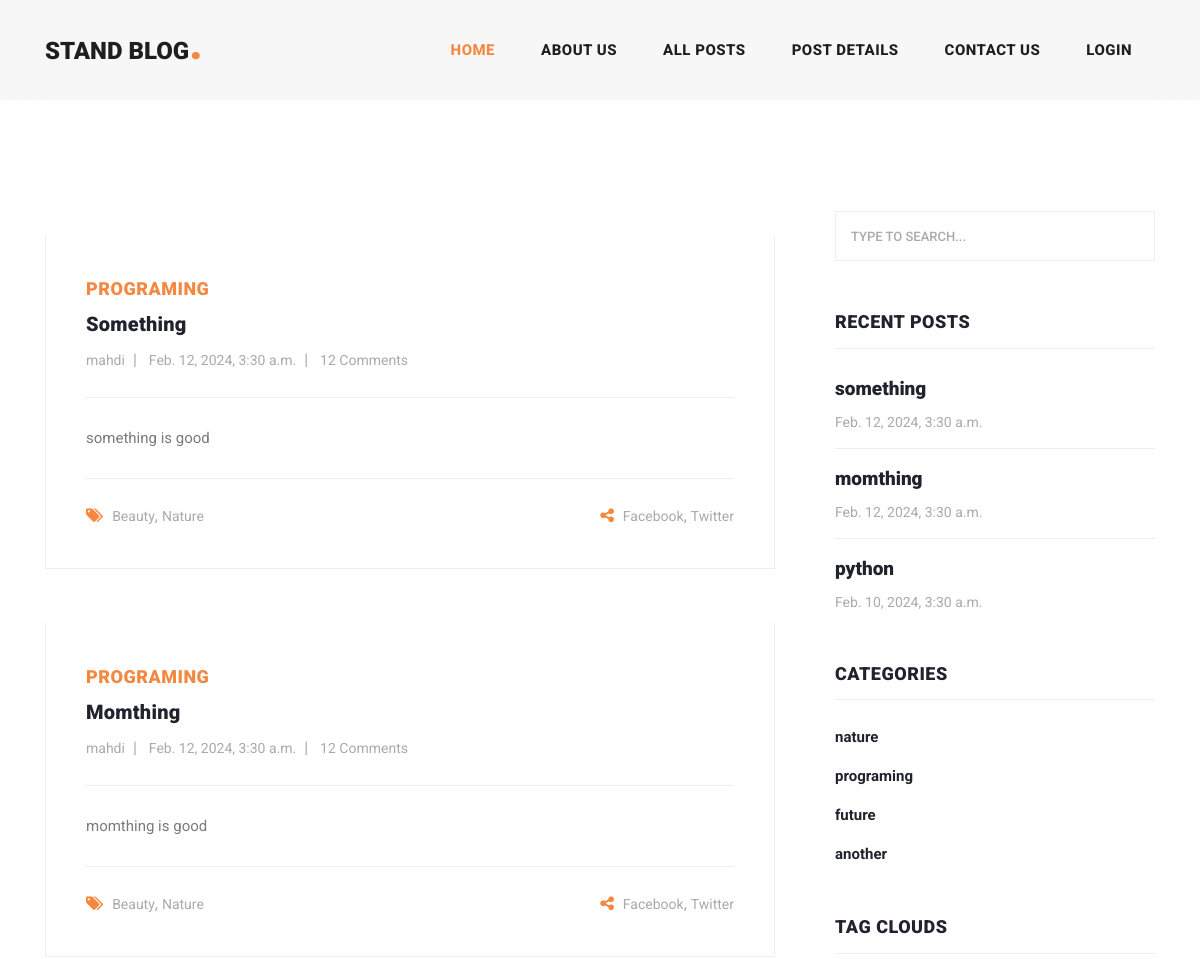
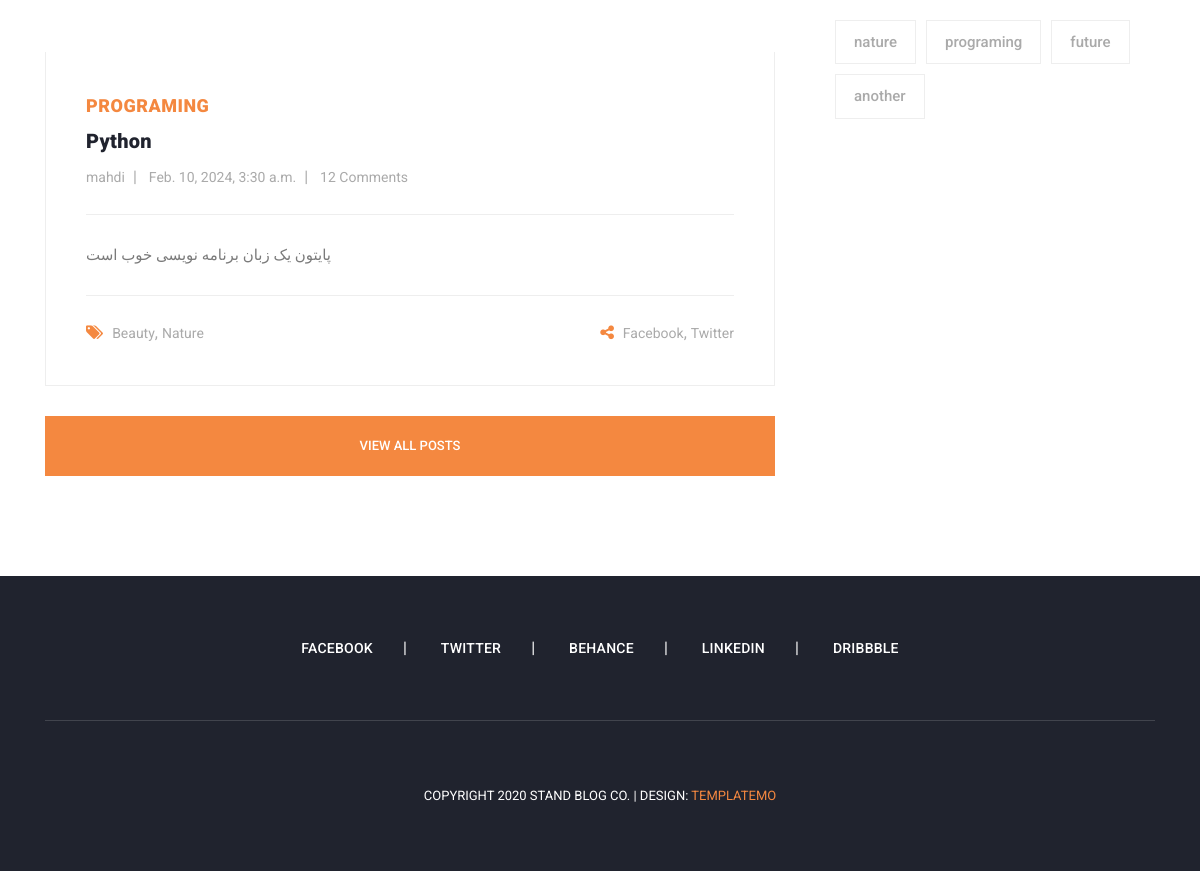
Before: / with the older database file (2 pictures, top to bottom).
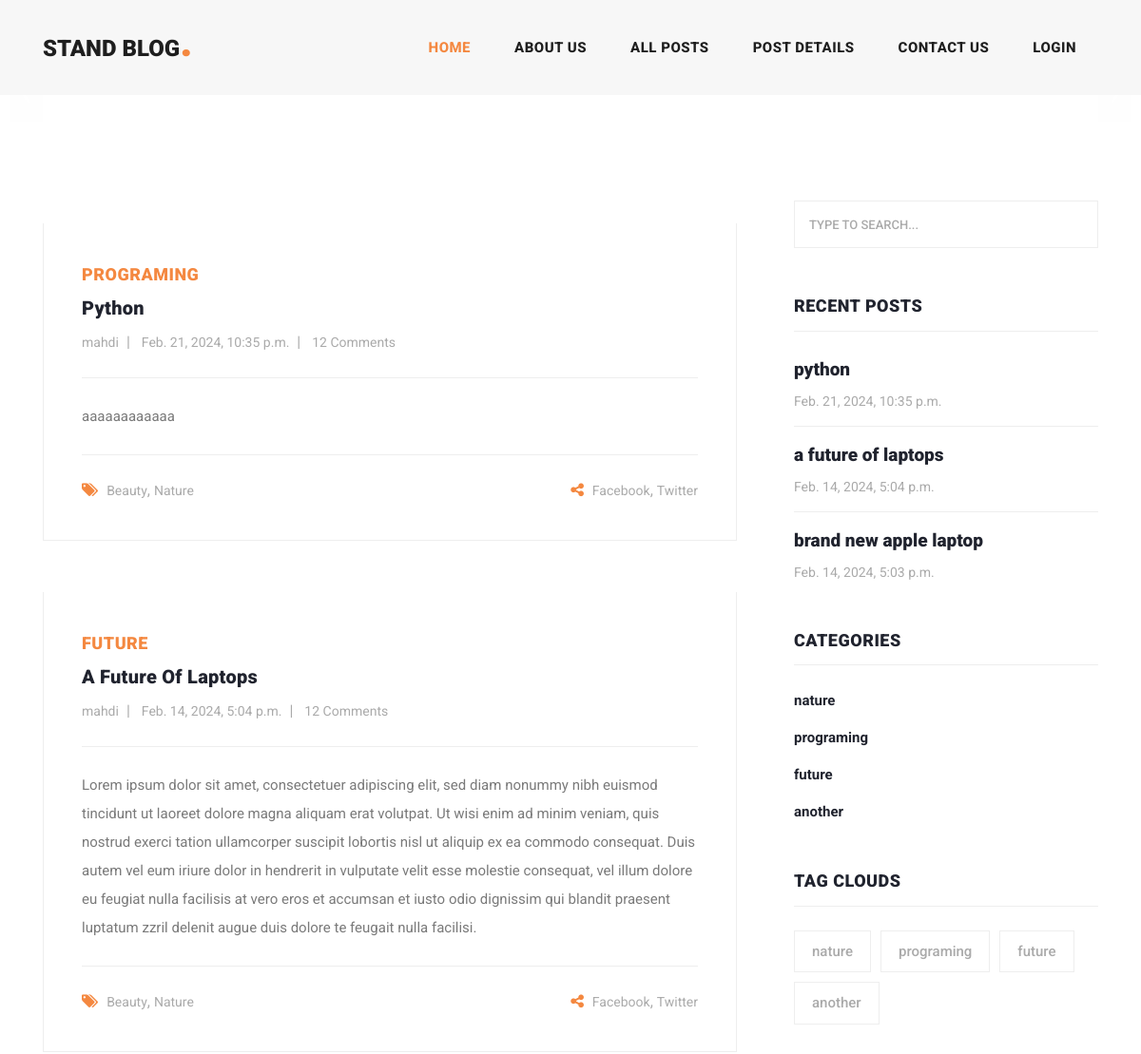
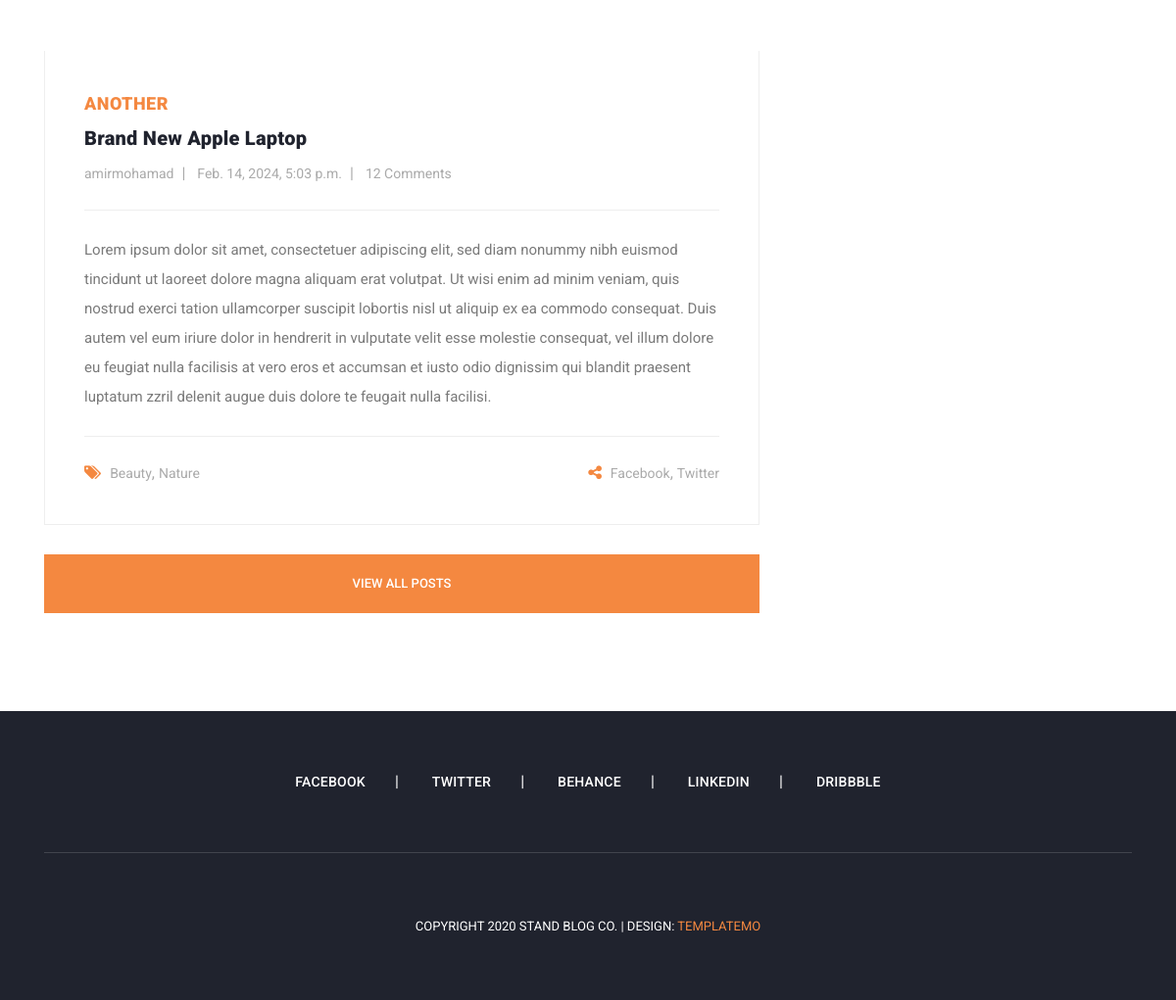
After: the same page with the newer database file (2 pictures, top to bottom).
### blog_app/models.py (models this page shows, shortened)
class Article(models.Model):
    title = models.CharField(max_length=50)
    content = models.TextField()
    pub_date = models.DateTimeField(auto_now_add=True)
    category = models.ManyToManyField(Category, related_name='article')
    writer = models.ForeignKey(User, on_delete=models.CASCADE)
    myfiles = models.BinaryField(null=True)
    objects = models.Manager()
    objects_manager = Article_objects()
    is_published = models.BooleanField(default=True)
    image = models.ImageField(upload_to='blog_images', null=True, blank=True)
    slug = models.SlugField(null=True, unique=True, blank=True)
    def get_absolute_url(self):
        return reverse('blog_app:details', kwargs={'slug': self.slug})
    class Meta:
        ordering = ['-pub_date']

class Category(models.Model):
    name = models.CharField(max_length=50)
    slug = models.SlugField()
    def __str__(self):
        return self.name
    def get_absolute_url(self):
        return reverse('blog_app:category_details', kwargs={'slug': self.slug})

### main_app/views.py (the view)
# urls.py: path('',views.index, name='index')
def index(request):
    articles = Article.objects.all()
    recent_articles = Article.objects.all().order_by('-pub_date')[:3]
    return render(request, 'main_app/index.html', context={'article': articles})

### context_processors/context_processors.py (called while the page is built)
def recent_posts(request):
    posts = Article.objects.order_by('-pub_date')[:3]
    return {'recent_art': posts}

def categories_list(request):
    categories = Category.objects.all()
    return {'categories': categories}

### main_app/templates/main_app/index.html (shortened to what this page needs)
{% extends 'base.html' %}
{% load static %}
{% block content %}
    {% include 'main_app/django_head_article_templates.html' %}
    <section class="blog-posts">
        <div class="container">
            <div class="row">
                <div class="col-lg-8">
                    <div class="all-blog-posts">
                        <div class="row">
                            {% for item in recent_art %}
                                <div class="col-lg-12">
                                    <div class="blog-post">
                                        <div class="blog-thumb">
                                        </div>
                                        <div class="down-content">
                                            <span>{{ item.category.first }}</span>
                                            <a href="{{ item.get_absolute_url }}"><h4>{{ item.title }}</h4></a>
                                            <ul class="post-info">
                                                <li><a href="#">{{ item.writer }}</a></li>
                                                <li><a href="#">{{ item.pub_date }}</a></li>
                                                <li><a href="#">12 Comments</a></li>
                                            </ul>
                                            <p>{{ item.content }}</p>
                                            <div class="post-options">
                                                <div class="row">
                                                    <div class="col-6">
                                                        <ul class="post-tags">
                                                            <li><i class="fa fa-tags"></i></li>
                                                            <li><a href="#">Beauty</a>,</li>
                                                            <li><a href="#">Nature</a></li>
                                                        </ul>
                                                    </div>
                                                    <div class="col-6">
                                                        <ul class="post-share">
                                                            <li><i class="fa fa-share-alt"></i></li>
                                                            <li><a href="#">Facebook</a>,</li>
                                                            <li><a href="#"> Twitter</a></li>
                                                        </ul>
                                                    </div>
                                                </div>
                                            </div>
                                        </div>
                                    </div>
                                </div>
                            {% endfor %}
                            <div class="col-lg-12">
                                <div class="main-button">
                                    <a href="{% url 'blog_app:article_list' %}">View All Posts</a>
                                </div>
                            </div>
                        </div>
                    </div>
                </div>
                <div class="col-lg-4">
                    <div class="sidebar">
                        <div class="row">
                            {% include 'sidebar.html' %}
                        </div>
                    </div>
                </div>
            </div>
        </div>
    </section>
{% endblock %}

### templates/base.html (shortened to what this page needs)
{% load static %}
{% include 'includes/head.html' %}
<body>
<header class="">
    <nav class="navbar navbar-expand-lg">
        <div class="container">
            <a class="navbar-brand" href="index.html"><h2>Stand Blog<em>.</em></h2></a>
            <div class="collapse navbar-collapse" id="navbarResponsive">
                <ul class="navbar-nav ml-auto">
                    <li class="nav-item {% if request.resolver_match.url_name == 'index' %}active{% endif %}">
                        <a class="nav-link" href="{% url 'main_app:index' %}">Home
                        </a>
                    </li>
                    <li class="nav-item {% if request.resolver_match.url_name == 'test' %}{% endif %}">
                        <a class="nav-link" href="about.html">About Us</a>
                    </li>
                    <li class="nav-item {% if request.resolver_match.url_name == 'article_list' %}active{% endif %}">
                        <a class="nav-link" href="{% url 'blog_app:article_list' %}">all posts</a>
                    </li>
                    <li class="nav-item">
                        <a class="nav-link" href="post-details.html">Post Details</a>
                    </li>
                    <li class="nav-item {% block contact_us %}{% endblock %}">
                        <a class="nav-link" href="contact.html">Contact Us</a>
                    </li>
                    {% include 'main_app/django_login_conditions.html' %}
                </ul>
            </div>
        </div>
    </nav>
</header>
{% block content %}
{% endblock %}
{% include 'includes/footer.html' %}
{% include 'includes/foot_resources.html' %}

### templates/includes/head.html (shortened to what this page needs)
{% load static %}
<!DOCTYPE html>
<html lang="en">
<head>
    <link href="{% static "vendor/bootstrap/css/bootstrap.min.css" %}" rel="stylesheet">
    <link rel="stylesheet" href="{% static "css/fontawesome.css" %}">
    <link rel="stylesheet" href="{% static "css/templatemo-stand-blog.css" %}">
    <link rel="stylesheet" href="{% static "css/owl.css" %}">
</head>

### main_app/templates/main_app/django_login_conditions.html
{% load static %}
{% if request.user.is_authenticated %}
    <li class="nav-item">
        <a class="nav-link" href="{% url 'account_app:account' %}">{{ user.username }}</a>
    </li>
{% else %}
    <li class="nav-item">
        <a class="nav-link" href="{% url 'account_app:login' %}">login</a>
    </li>
{% endif %}

### main_app/templates/main_app/django_head_article_templates.html (shortened to what this page needs)
    <div class="main-banner header-text">
        <div class="container-fluid">
            <div class="owl-banner owl-carousel">
            </div>
        </div>
    </div>

### templates/sidebar.html
<div class="col-lg-12">
    <div class="sidebar-item search">
        <form id="search_form" name="gs" method="GET" action="{% url 'blog_app:search' %}">
            <input type="text" name="q" class="searchText" placeholder="type to search..."
                   autocomplete="on" value="{% if request.GET.q %}{{ request.GET.q }}{% endif %}" id="search_input">
        </form>
    </div>
</div>
<div class="col-lg-12">
    <div class="sidebar-item recent-posts">
        <div class="sidebar-heading">
            <h2>Recent Posts</h2>
        </div>
        <div class="content">
            <ul>
                <div class="content">
                    <ul>
                        {% for item in recent_art %}
                            <li><a href="{{ item.get_absolute_url }}">
                                <h5>{{ item.title }}</h5>
                                <span>{{ item.pub_date }}</span>
                            </a></li>
                        {% endfor %}
                    </ul>
                </div>
            </ul>
        </div>
    </div>
</div>
<div class="col-lg-12">
    <div class="sidebar-item categories">
        <div class="sidebar-heading">
            <h2>Categories</h2>
        </div>
        <div class="content">
            <ul>
                {% for item in categories %}
                    <li><a href="{{ item.get_absolute_url }}">{{ item.name }}</a></li>
                {% endfor %}
            </ul>
        </div>
    </div>
</div>
<div class="col-lg-12">
    <div class="sidebar-item tags">
        <div class="sidebar-heading">
            <h2>Tag Clouds</h2>
        </div>
        <div class="content">
            <ul>
                {% for i in categories %}
                    <li><a href="{{ i.get_absolute_url }}">{{ i.name }}</a></li>
                {% endfor %}
            </ul>
        </div>
    </div>
</div>

### templates/includes/footer.html
{% load static %}
<footer>
    <div class="container">
        <div class="row">
            <div class="col-lg-12">
                <ul class="social-icons">
                    <li><a href="#">Facebook</a></li>
                    <li><a href="#">Twitter</a></li>
                    <li><a href="#">Behance</a></li>
                    <li><a href="#">Linkedin</a></li>
                    <li><a href="#">Dribbble</a></li>
                </ul>
            </div>
            <div class="col-lg-12">
                <div class="copyright-text">
                    <p>Copyright 2020 Stand Blog Co.
                        | Design: <a rel="nofollow" href="https://templatemo.com" target="_parent">TemplateMo</a></p>
                </div>
            </div>
        </div>
    </div>
</footer>

### templates/includes/foot_resources.html (shortened to what this page needs)
{% load static %}
</body>
</html>

Changed rows visible on the page:
removed Article: category.first "PROGRAMING", title "Something", writer "mahdi", pub_date "Feb. 12, 2024, 3:30 a.m.", content "something is good", title "something"
removed Article: category.first "PROGRAMING", title "Momthing", writer "mahdi", pub_date "Feb. 12, 2024, 3:30 a.m.", content "momthing is good", title "momthing"
removed Article: category.first "PROGRAMING", title "Python", writer "mahdi", pub_date "Feb. 10, 2024, 3:30 a.m.", content "پایتون یک زبان برنامه نویسی خوب است", title "python"
added Article: category.first "PROGRAMING", title "Python", writer "mahdi", pub_date "Feb. 21, 2024, 10:35 p.m.", content "aaaaaaaaaaaa", title "python"
added Article: category.first "FUTURE", title "A Future Of Laptops", writer "mahdi", pub_date "Feb. 14, 2024, 5:04 p.m.", content "Lorem ipsum dolor sit amet, consectetuer adipiscing elit, sed diam nonummy nibh euismod tincidunt ut laoreet dolore magna aliquam erat volutpat. Ut wisi enim ad minim veniam, quis nostrud exerci tation ullamcorper suscipit lobortis nisl ut aliquip ex ea commodo consequat. Duis autem vel eum iriure dolor in hendrerit in vulputate velit esse molestie consequat, vel illum dolore eu feugiat nulla facilisis at vero eros et accumsan et iusto odio dignissim qui blandit praesent luptatum zzril delenit augue duis dolore te feugait nulla facilisi.", title "a future of laptops"
added Article: category.first "ANOTHER", title "Brand New Apple Laptop", writer "amirmohamad", pub_date "Feb. 14, 2024, 5:03 p.m.", content "Lorem ipsum dolor sit amet, consectetuer adipiscing elit, sed diam nonummy nibh euismod tincidunt ut laoreet dolore magna aliquam erat volutpat. Ut wisi enim ad minim veniam, quis nostrud exerci tation ullamcorper suscipit lobortis nisl ut aliquip ex ea commodo consequat. Duis autem vel eum iriure dolor in hendrerit in vulputate velit esse molestie consequat, vel illum dolore eu feugiat nulla facilisis at vero eros et accumsan et iusto odio dignissim qui blandit praesent luptatum zzril delenit augue duis dolore te feugait nulla facilisi.", title "brand new apple laptop"
